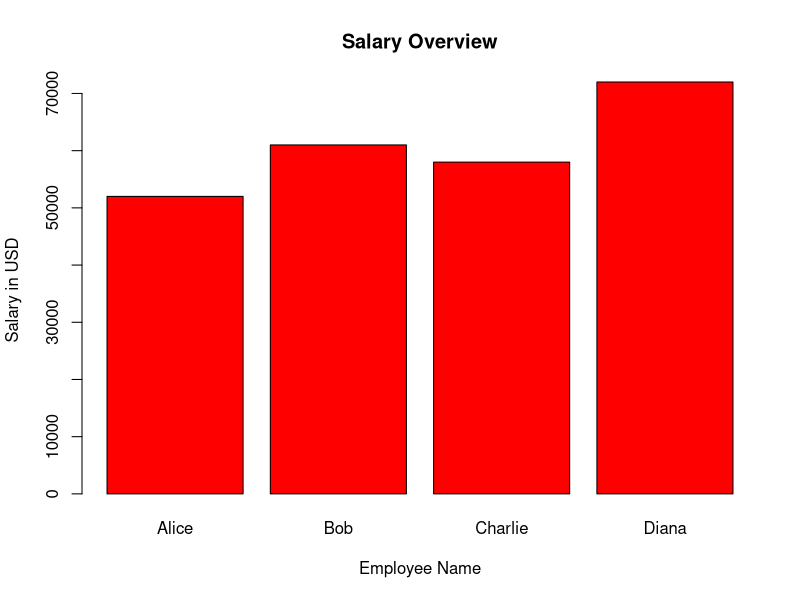

This chart was generated by the following R code: (Note: this script raises an error after producing the figure.)


# 1. Create Data (a table called a Data Frame)
# We define names, salaries, and departments
employees <- data.frame(
  name       = c("Alice", "Bob", "Charlie", "Diana"),
  salary     = c(52000, 61000, 58000, 72000),
  department = c("IT", "HR", "IT", "Finance")
)

# 2. View the table in the Console
print("Employee List:")
print(employees)

# 3. Calculate the Average Salary
# We use the mean() function on the 'salary' column
average_salary <- mean(employees$salary)

# 4. Print the result with a message
# The message() function combines text and our calculation
message("The average salary in the company is: $", average_salary)

# 5. Create a Simple Chart (Bar Plot)
# This helps us see who earns the most visually
barplot(employees$salary, 
        names.arg = employees$name, 
        col       = "red", 
        main      = "Salary Overview",
        ylab      = "Salary in USD",
        xlab      = "Employee Name")

# Create a new column 'bonus' by multiplying salary by 0.10
employees$bonus <- employees$salary * 0.10

# Create a new column 'age' 
employees$age <- year - birthyear

# Create a 'total_pay' column
employees$total_pay <- employees$salary + employees$bonus

print("Updated Table with Bonuses:")
print(employees)
